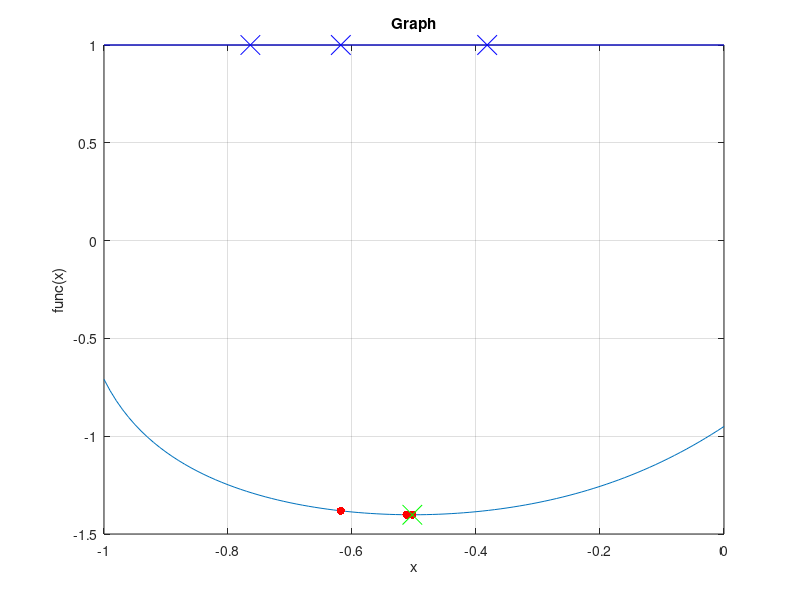

The MATLAB source for this figure:
function lab4()
    clc();

    a = -1;
    b = 0;
    epsilon = power(10, -6);
    n_GR = 2;
    
    % Draw graph function
    x = [-1 : 0.01 : 0];
    y = [];

    for i = x
        y = [y, func(i)];
    end
    
    plot(x, y), xlabel('x'), ylabel('func(x)'), title('Graph');
    grid on;

    hold on; 

    [x_star, f_star, n] = newton(a, b, epsilon, n_GR);
    fprintf('-------------------------------------\n');
    fprintf('epsilon: %f\n', epsilon);
    fprintf('x_star: %f\n', x_star);
    fprintf('f_star: %f\n', f_star);
    fprintf('N: %d\n', n);

    scatter(x_star, f_star, 200, 'g', 'x');

    hold off;

    [x, fval, ~, output] = fminbnd(@func, a, b);
    fprintf('\n======== FMINBND ========\n');
    fprintf('Number of iterations: %d\n', output.iterations);
    fprintf('Minimum point: (%7.8f, %7.8f)\n', x, fval);
end

% Input function
function y = func(x)
    y1 = (-power(x, 4) - 4 * power(x, 3) - 8 * x * x - 7 * x + 1) / sqrt(11);
    y2 = (4 * power(x, 5) - 4 * sqrt(10) * power(x, 4) + 8 * power(x, 3) + ...
        + 5 * x*x - 5 * sqrt(10) * x + 9) / (x*x - sqrt(10) * x + 2);
    y = sin(y1) + log10(y2);
    y = -y;
end

% Using Golden section search to find x
function [x_begin, x_middle, y_middle, x_end, n] = golden_step(a, b, n_GR)
    t = (sqrt(5) - 1) / 2;
    l = b - a;
    
    x1 = b - t*l;
    f1 = func(x1);
    
    x2 = a + t*l;
    f2 = func(x2);
    
    n = 2;

    for j = 1:n_GR
        if f1 <= f2
            b = x2;
            l = b - a;
            
            x2 = x1;
            f2 = f1;
            
            x_middle = x2;
            y_middle = f2;
            
            x1 = b - t*l;
            f1 = func(x1);
        else
            a = x1;
            l = b - a;
            
            x1 = x2;
            f1 = f2;
            
            x_middle = x1;
            y_middle = f1;
            
            x2 = a + t*l;
            f2 = func(x2);
        end
        n = n + 1;
    end
  
    x_begin = a;
    x_end = b;
end

% Source: https://ru.wikipedia.org/wiki/%D0%A7%D0%B8%D1%81%D0%BB%D0%B5%D0%BD%D0%BD%D0%BE%D0%B5_%D0%B4%D0%B8%D1%84%D1%84%D0%B5%D1%80%D0%B5%D0%BD%D1%86%D0%B8%D1%80%D0%BE%D0%B2%D0%B0%D0%BD%D0%B8%D0%B5
function f = derivative_1st(f1, f2, f3, eps)
    f = (-3*f1 + 4*f2 - f3) / 2 / eps;
end

function f = derivative_2nd(f1, f2, f3, eps)
    f = (f3 - 2*f2 + f1) / eps / eps;
end

% Newton method function
function [x_star, f_star, n] = newton(a, b, epsilon, n_GR)
    [x1, x2, f2, x3, n] = golden_step(a, b, n_GR);
    fprintf('After goldenratio step: N = %d\tSegment: [%.7f %.7f]\n', n, x1, x3);
    fprintf("Main process:\n");
    
    h = 1.0;
    plot([-1 0], [h h], 'Color', 'b');
    scatter([x1 x2 x3], [h h h], 200, 'b', 'x');

    x = x2;

    fprintf('Iteration %d: (%7.8f, %7.8f)\n', int8(n / 3), x, f2);
    scatter(x, f2, 'r', 'filled');
   
    flag = true;

    while flag
        f1 = func(x - epsilon);
        f2 = func(x);
        f3 = func(x + epsilon);

        n = n + 3;

        df = derivative_1st(f1, f2, f3, epsilon);

        if abs(df) <= epsilon
            flag = false;
        else
            ddf = derivative_2nd(f1, f2, f3, epsilon);
            x_mark = x;
            x = x_mark - df/ddf;

            fprintf('Iteration %d: (%7.8f, %7.8f)\n', int8(n / 3), x, func(x));
            scatter(x, func(x), 'r', 'filled');
        end
    end

    x_star = x;
    f_star = f2;
end